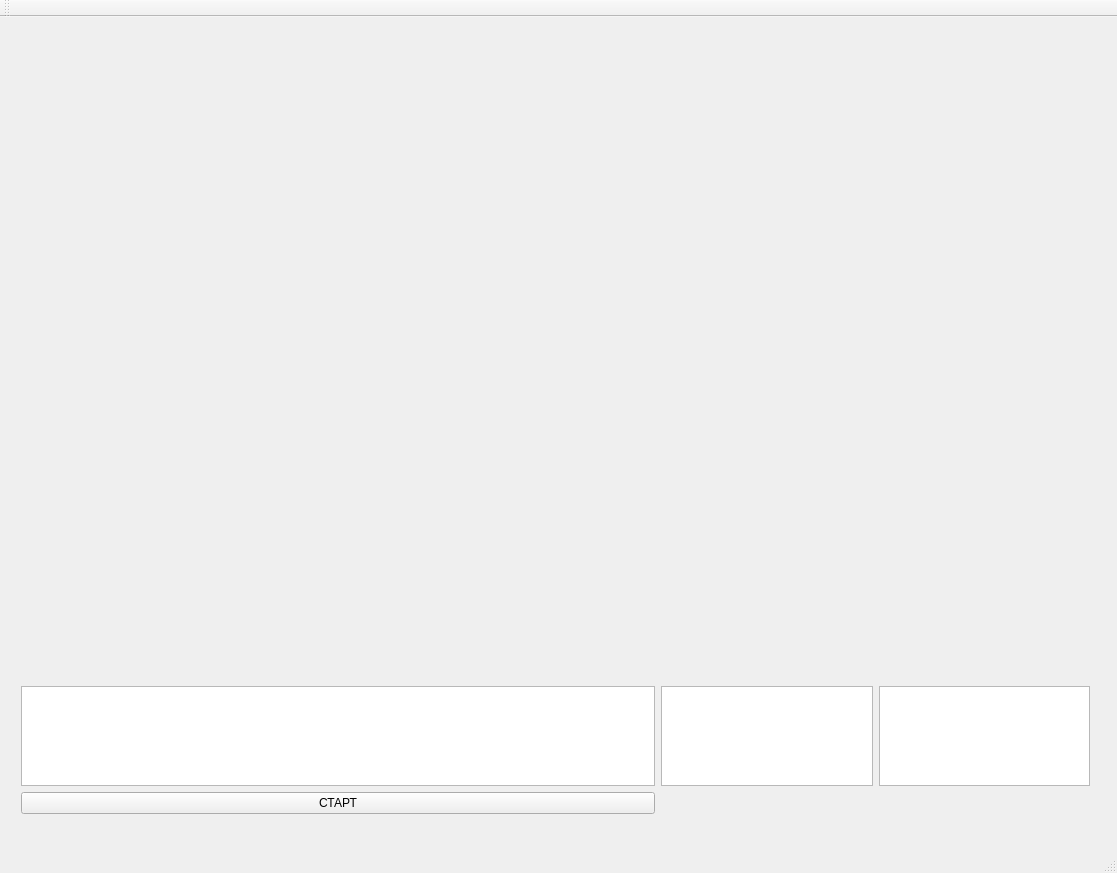
<?xml version="1.0" encoding="UTF-8"?>
<ui version="4.0">
 <class>signal_visualisatorClass</class>
 <widget class="QMainWindow" name="signal_visualisatorClass">
  <property name="geometry">
   <rect>
    <x>0</x>
    <y>0</y>
    <width>1117</width>
    <height>873</height>
   </rect>
  </property>
  <property name="windowTitle">
   <string>signal_visualisator</string>
  </property>
  <widget class="QWidget" name="centralWidget">
   <widget class="QWidget" name="verticalLayoutWidget">
    <property name="geometry">
     <rect>
      <x>10</x>
      <y>10</y>
      <width>1091</width>
      <height>798</height>
     </rect>
    </property>
    <layout class="QVBoxLayout" name="verticalLayout" stretch="5,1">
     <item>
      <layout class="QGridLayout" name="gridLayout">
       <item row="0" column="1">
        <widget class="QCustomPlot" name="widget" native="true">
         <property name="sizePolicy">
          <sizepolicy hsizetype="Expanding" vsizetype="Expanding">
           <horstretch>0</horstretch>
           <verstretch>0</verstretch>
          </sizepolicy>
         </property>
        </widget>
       </item>
       <item row="2" column="0">
        <widget class="QCustomPlot" name="widget_2" native="true">
         <property name="sizePolicy">
          <sizepolicy hsizetype="Expanding" vsizetype="Expanding">
           <horstretch>0</horstretch>
           <verstretch>0</verstretch>
          </sizepolicy>
         </property>
        </widget>
       </item>
       <item row="2" column="1">
        <widget class="QCustomPlot" name="widget_3" native="true">
         <property name="sizePolicy">
          <sizepolicy hsizetype="Expanding" vsizetype="Expanding">
           <horstretch>0</horstretch>
           <verstretch>0</verstretch>
          </sizepolicy>
         </property>
        </widget>
       </item>
       <item row="0" column="0">
        <widget class="QCustomPlot" name="widget_4" native="true">
         <property name="sizePolicy">
          <sizepolicy hsizetype="Expanding" vsizetype="Expanding">
           <horstretch>0</horstretch>
           <verstretch>0</verstretch>
          </sizepolicy>
         </property>
        </widget>
       </item>
      </layout>
     </item>
     <item>
      <layout class="QGridLayout" name="gridLayout_2" rowstretch="1,2" columnstretch="3,1,1">
       <item row="0" column="0">
        <widget class="QTextEdit" name="textEdit"/>
       </item>
       <item row="1" column="0">
        <widget class="QPushButton" name="pushButton">
         <property name="text">
          <string>СТАРТ</string>
         </property>
        </widget>
       </item>
       <item row="0" column="1">
        <widget class="QTextEdit" name="textEdit_2"/>
       </item>
       <item row="0" column="2">
        <widget class="QTextEdit" name="textEdit_3"/>
       </item>
      </layout>
     </item>
    </layout>
   </widget>
  </widget>
  <widget class="QMenuBar" name="menuBar">
   <property name="geometry">
    <rect>
     <x>0</x>
     <y>0</y>
     <width>1117</width>
     <height>21</height>
    </rect>
   </property>
  </widget>
  <widget class="QToolBar" name="mainToolBar">
   <attribute name="toolBarArea">
    <enum>TopToolBarArea</enum>
   </attribute>
   <attribute name="toolBarBreak">
    <bool>false</bool>
   </attribute>
  </widget>
  <widget class="QStatusBar" name="statusBar"/>
 </widget>
 <layoutdefault spacing="6" margin="11"/>
 <customwidgets>
  <customwidget>
   <class>QCustomPlot</class>
   <extends>QWidget</extends>
   <header>qcustomplot.h</header>
   <container>1</container>
  </customwidget>
 </customwidgets>
 <resources>
  <include location="signal_visualisator.qrc"/>
 </resources>
 <connections/>
</ui>
